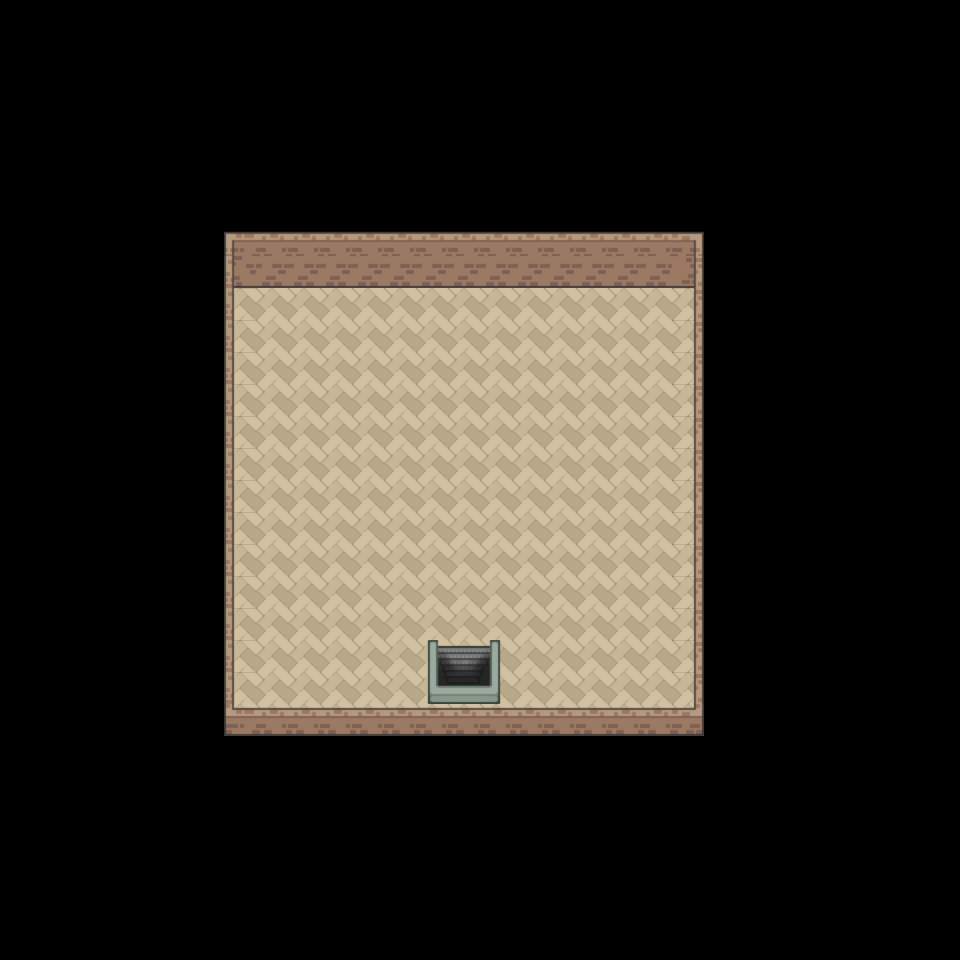

Rendered tile map (Tiled .tmx) drawn with the repository's tilesets; below, a short description and the full map source, tile grids included:
An orthogonal 30x30 tile map with 32x32 px tiles, 3 tile layers (Floor, Walls, Doors).

<map version="1.10" tiledversion="1.11.0" orientation="orthogonal" renderorder="right-down" width="30" height="30" tilewidth="32" tileheight="32" infinite="0" nextlayerid="4" nextobjectid="1">
 <tileset firstgid="1" name="reduced" tilewidth="32" tileheight="32" tilecount="2048" columns="8">
  <image source="reduced.png" width="256" height="8192" />
 </tileset>
 <layer id="1" name="Floor" width="30" height="30">
  <data encoding="csv">
0,0,0,0,0,0,0,0,0,0,0,0,0,0,0,0,0,0,0,0,0,0,0,0,0,0,0,0,0,0,
0,0,0,0,0,0,0,0,0,0,0,0,0,0,0,0,0,0,0,0,0,0,0,0,0,0,0,0,0,0,
0,0,0,0,0,0,0,0,0,0,0,0,0,0,0,0,0,0,0,0,0,0,0,0,0,0,0,0,0,0,
0,0,0,0,0,0,0,0,0,0,0,0,0,0,0,0,0,0,0,0,0,0,0,0,0,0,0,0,0,0,
0,0,0,0,0,0,0,0,0,0,0,0,0,0,0,0,0,0,0,0,0,0,0,0,0,0,0,0,0,0,
0,0,0,0,0,0,0,0,0,0,0,0,0,0,0,0,0,0,0,0,0,0,0,0,0,0,0,0,0,0,
0,0,0,0,0,0,0,0,0,0,0,0,0,0,0,0,0,0,0,0,0,0,0,0,0,0,0,0,0,0,
0,0,0,0,0,0,0,0,0,0,0,0,0,0,0,0,0,0,0,0,0,0,0,0,0,0,0,0,0,0,
0,0,0,0,0,0,0,793,794,794,794,794,794,794,794,794,794,794,794,794,794,795,0,0,0,0,0,0,0,0,
0,0,0,0,0,0,0,801,802,802,802,802,802,802,802,802,802,802,802,802,802,803,0,0,0,0,0,0,0,0,
0,0,0,0,0,0,0,801,802,802,802,802,802,802,802,802,802,802,802,802,802,803,0,0,0,0,0,0,0,0,
0,0,0,0,0,0,0,801,802,802,802,802,802,802,802,802,802,802,802,802,802,803,0,0,0,0,0,0,0,0,
0,0,0,0,0,0,0,801,802,802,802,802,802,802,802,802,802,802,802,802,802,803,0,0,0,0,0,0,0,0,
0,0,0,0,0,0,0,801,802,802,802,802,802,802,802,802,802,802,802,802,802,803,0,0,0,0,0,0,0,0,
0,0,0,0,0,0,0,801,802,802,802,802,802,802,802,802,802,802,802,802,802,803,0,0,0,0,0,0,0,0,
0,0,0,0,0,0,0,801,802,802,802,802,802,802,802,802,802,802,802,802,802,803,0,0,0,0,0,0,0,0,
0,0,0,0,0,0,0,801,802,802,802,802,802,802,802,802,802,802,802,802,802,803,0,0,0,0,0,0,0,0,
0,0,0,0,0,0,0,801,802,802,802,802,802,802,802,802,802,802,802,802,802,803,0,0,0,0,0,0,0,0,
0,0,0,0,0,0,0,801,802,802,802,802,802,802,802,802,802,802,802,802,802,803,0,0,0,0,0,0,0,0,
0,0,0,0,0,0,0,801,802,802,802,802,802,802,802,802,802,802,802,802,802,803,0,0,0,0,0,0,0,0,
0,0,0,0,0,0,0,801,802,802,802,802,802,802,802,802,802,802,802,802,802,803,0,0,0,0,0,0,0,0,
0,0,0,0,0,0,0,801,802,802,802,802,802,802,802,802,802,802,802,802,802,803,0,0,0,0,0,0,0,0,
0,0,0,0,0,0,0,809,810,810,810,810,810,810,810,810,810,810,810,810,810,811,0,0,0,0,0,0,0,0,
0,0,0,0,0,0,0,0,0,0,0,0,0,0,0,0,0,0,0,0,0,0,0,0,0,0,0,0,0,0,
0,0,0,0,0,0,0,0,0,0,0,0,0,0,0,0,0,0,0,0,0,0,0,0,0,0,0,0,0,0,
0,0,0,0,0,0,0,0,0,0,0,0,0,0,0,0,0,0,0,0,0,0,0,0,0,0,0,0,0,0,
0,0,0,0,0,0,0,0,0,0,0,0,0,0,0,0,0,0,0,0,0,0,0,0,0,0,0,0,0,0,
0,0,0,0,0,0,0,0,0,0,0,0,0,0,0,0,0,0,0,0,0,0,0,0,0,0,0,0,0,0,
0,0,0,0,0,0,0,0,0,0,0,0,0,0,0,0,0,0,0,0,0,0,0,0,0,0,0,0,0,0,
0,0,0,0,0,0,0,0,0,0,0,0,0,0,0,0,0,0,0,0,0,0,0,0,0,0,0,0,0,0
</data>
 </layer>
 <layer id="2" name="Walls" width="30" height="30">
  <data encoding="csv">
0,0,0,0,0,0,0,0,0,0,0,0,0,0,0,0,0,0,0,0,0,0,0,0,0,0,0,0,0,0,
0,0,0,0,0,0,0,0,0,0,0,0,0,0,0,0,0,0,0,0,0,0,0,0,0,0,0,0,0,0,
0,0,0,0,0,0,0,0,0,0,0,0,0,0,0,0,0,0,0,0,0,0,0,0,0,0,0,0,0,0,
0,0,0,0,0,0,0,0,0,0,0,0,0,0,0,0,0,0,0,0,0,0,0,0,0,0,0,0,0,0,
0,0,0,0,0,0,0,0,0,0,0,0,0,0,0,0,0,0,0,0,0,0,0,0,0,0,0,0,0,0,
0,0,0,0,0,0,0,0,0,0,0,0,0,0,0,0,0,0,0,0,0,0,0,0,0,0,0,0,0,0,
0,0,0,0,0,0,0,0,0,0,0,0,0,0,0,0,0,0,0,0,0,0,0,0,0,0,0,0,0,0,
0,0,0,0,0,0,0,601,602,602,602,602,602,602,602,602,602,602,602,602,602,603,0,0,0,0,0,0,0,0,
0,0,0,0,0,0,0,590,591,591,591,591,591,591,591,591,591,591,591,591,591,592,0,0,0,0,0,0,0,0,
0,0,0,0,0,0,0,598,0,0,0,0,0,0,0,0,0,0,0,0,0,600,0,0,0,0,0,0,0,0,
0,0,0,0,0,0,0,598,0,0,0,0,0,0,0,0,0,0,0,0,0,600,0,0,0,0,0,0,0,0,
0,0,0,0,0,0,0,598,0,0,0,0,0,0,0,0,0,0,0,0,0,600,0,0,0,0,0,0,0,0,
0,0,0,0,0,0,0,598,0,0,0,0,0,0,0,0,0,0,0,0,0,600,0,0,0,0,0,0,0,0,
0,0,0,0,0,0,0,598,0,0,0,0,0,0,0,0,0,0,0,0,0,600,0,0,0,0,0,0,0,0,
0,0,0,0,0,0,0,598,0,0,0,0,0,0,0,0,0,0,0,0,0,600,0,0,0,0,0,0,0,0,
0,0,0,0,0,0,0,598,0,0,0,0,0,0,0,0,0,0,0,0,0,600,0,0,0,0,0,0,0,0,
0,0,0,0,0,0,0,598,0,0,0,0,0,0,0,0,0,0,0,0,0,600,0,0,0,0,0,0,0,0,
0,0,0,0,0,0,0,598,0,0,0,0,0,0,0,0,0,0,0,0,0,600,0,0,0,0,0,0,0,0,
0,0,0,0,0,0,0,598,0,0,0,0,0,0,0,0,0,0,0,0,0,600,0,0,0,0,0,0,0,0,
0,0,0,0,0,0,0,598,0,0,0,0,0,0,0,0,0,0,0,0,0,600,0,0,0,0,0,0,0,0,
0,0,0,0,0,0,0,598,0,0,0,0,0,0,0,0,0,0,0,0,0,600,0,0,0,0,0,0,0,0,
0,0,0,0,0,0,0,598,0,0,0,0,0,0,0,0,0,0,0,0,0,600,0,0,0,0,0,0,0,0,
0,0,0,0,0,0,0,617,618,618,618,618,618,618,618,618,618,618,618,618,618,619,0,0,0,0,0,0,0,0,
0,0,0,0,0,0,0,0,0,0,0,0,0,0,0,0,0,0,0,0,0,0,0,0,0,0,0,0,0,0,
0,0,0,0,0,0,0,0,0,0,0,0,0,0,0,0,0,0,0,0,0,0,0,0,0,0,0,0,0,0,
0,0,0,0,0,0,0,0,0,0,0,0,0,0,0,0,0,0,0,0,0,0,0,0,0,0,0,0,0,0,
0,0,0,0,0,0,0,0,0,0,0,0,0,0,0,0,0,0,0,0,0,0,0,0,0,0,0,0,0,0,
0,0,0,0,0,0,0,0,0,0,0,0,0,0,0,0,0,0,0,0,0,0,0,0,0,0,0,0,0,0,
0,0,0,0,0,0,0,0,0,0,0,0,0,0,0,0,0,0,0,0,0,0,0,0,0,0,0,0,0,0,
0,0,0,0,0,0,0,0,0,0,0,0,0,0,0,0,0,0,0,0,0,0,0,0,0,0,0,0,0,0
</data>
 </layer>
 <layer id="3" name="Doors" width="30" height="30">
  <data encoding="csv">
0,0,0,0,0,0,0,0,0,0,0,0,0,0,0,0,0,0,0,0,0,0,0,0,0,0,0,0,0,0,
0,0,0,0,0,0,0,0,0,0,0,0,0,0,0,0,0,0,0,0,0,0,0,0,0,0,0,0,0,0,
0,0,0,0,0,0,0,0,0,0,0,0,0,0,0,0,0,0,0,0,0,0,0,0,0,0,0,0,0,0,
0,0,0,0,0,0,0,0,0,0,0,0,0,0,0,0,0,0,0,0,0,0,0,0,0,0,0,0,0,0,
0,0,0,0,0,0,0,0,0,0,0,0,0,0,0,0,0,0,0,0,0,0,0,0,0,0,0,0,0,0,
0,0,0,0,0,0,0,0,0,0,0,0,0,0,0,0,0,0,0,0,0,0,0,0,0,0,0,0,0,0,
0,0,0,0,0,0,0,0,0,0,0,0,0,0,0,0,0,0,0,0,0,0,0,0,0,0,0,0,0,0,
0,0,0,0,0,0,0,0,0,0,0,0,0,0,0,0,0,0,0,0,0,0,0,0,0,0,0,0,0,0,
0,0,0,0,0,0,0,0,0,0,0,0,0,0,0,0,0,0,0,0,0,0,0,0,0,0,0,0,0,0,
0,0,0,0,0,0,0,0,0,0,0,0,0,0,0,0,0,0,0,0,0,0,0,0,0,0,0,0,0,0,
0,0,0,0,0,0,0,0,0,0,0,0,0,0,0,0,0,0,0,0,0,0,0,0,0,0,0,0,0,0,
0,0,0,0,0,0,0,0,0,0,0,0,0,0,0,0,0,0,0,0,0,0,0,0,0,0,0,0,0,0,
0,0,0,0,0,0,0,0,0,0,0,0,0,0,0,0,0,0,0,0,0,0,0,0,0,0,0,0,0,0,
0,0,0,0,0,0,0,0,0,0,0,0,0,0,0,0,0,0,0,0,0,0,0,0,0,0,0,0,0,0,
0,0,0,0,0,0,0,0,0,0,0,0,0,0,0,0,0,0,0,0,0,0,0,0,0,0,0,0,0,0,
0,0,0,0,0,0,0,0,0,0,0,0,0,0,0,0,0,0,0,0,0,0,0,0,0,0,0,0,0,0,
0,0,0,0,0,0,0,0,0,0,0,0,0,0,0,0,0,0,0,0,0,0,0,0,0,0,0,0,0,0,
0,0,0,0,0,0,0,0,0,0,0,0,0,0,0,0,0,0,0,0,0,0,0,0,0,0,0,0,0,0,
0,0,0,0,0,0,0,0,0,0,0,0,0,0,0,0,0,0,0,0,0,0,0,0,0,0,0,0,0,0,
0,0,0,0,0,0,0,0,0,0,0,0,0,0,0,0,0,0,0,0,0,0,0,0,0,0,0,0,0,0,
0,0,0,0,0,0,0,0,0,0,0,0,0,126,127,128,0,0,0,0,0,0,0,0,0,0,0,0,0,0,
0,0,0,0,0,0,0,0,0,0,0,0,0,134,135,136,0,0,0,0,0,0,0,0,0,0,0,0,0,0,
0,0,0,0,0,0,0,0,0,0,0,0,0,0,0,0,0,0,0,0,0,0,0,0,0,0,0,0,0,0,
0,0,0,0,0,0,0,0,0,0,0,0,0,0,0,0,0,0,0,0,0,0,0,0,0,0,0,0,0,0,
0,0,0,0,0,0,0,0,0,0,0,0,0,0,0,0,0,0,0,0,0,0,0,0,0,0,0,0,0,0,
0,0,0,0,0,0,0,0,0,0,0,0,0,0,0,0,0,0,0,0,0,0,0,0,0,0,0,0,0,0,
0,0,0,0,0,0,0,0,0,0,0,0,0,0,0,0,0,0,0,0,0,0,0,0,0,0,0,0,0,0,
0,0,0,0,0,0,0,0,0,0,0,0,0,0,0,0,0,0,0,0,0,0,0,0,0,0,0,0,0,0,
0,0,0,0,0,0,0,0,0,0,0,0,0,0,0,0,0,0,0,0,0,0,0,0,0,0,0,0,0,0,
0,0,0,0,0,0,0,0,0,0,0,0,0,0,0,0,0,0,0,0,0,0,0,0,0,0,0,0,0,0
</data>
 </layer>
</map>
